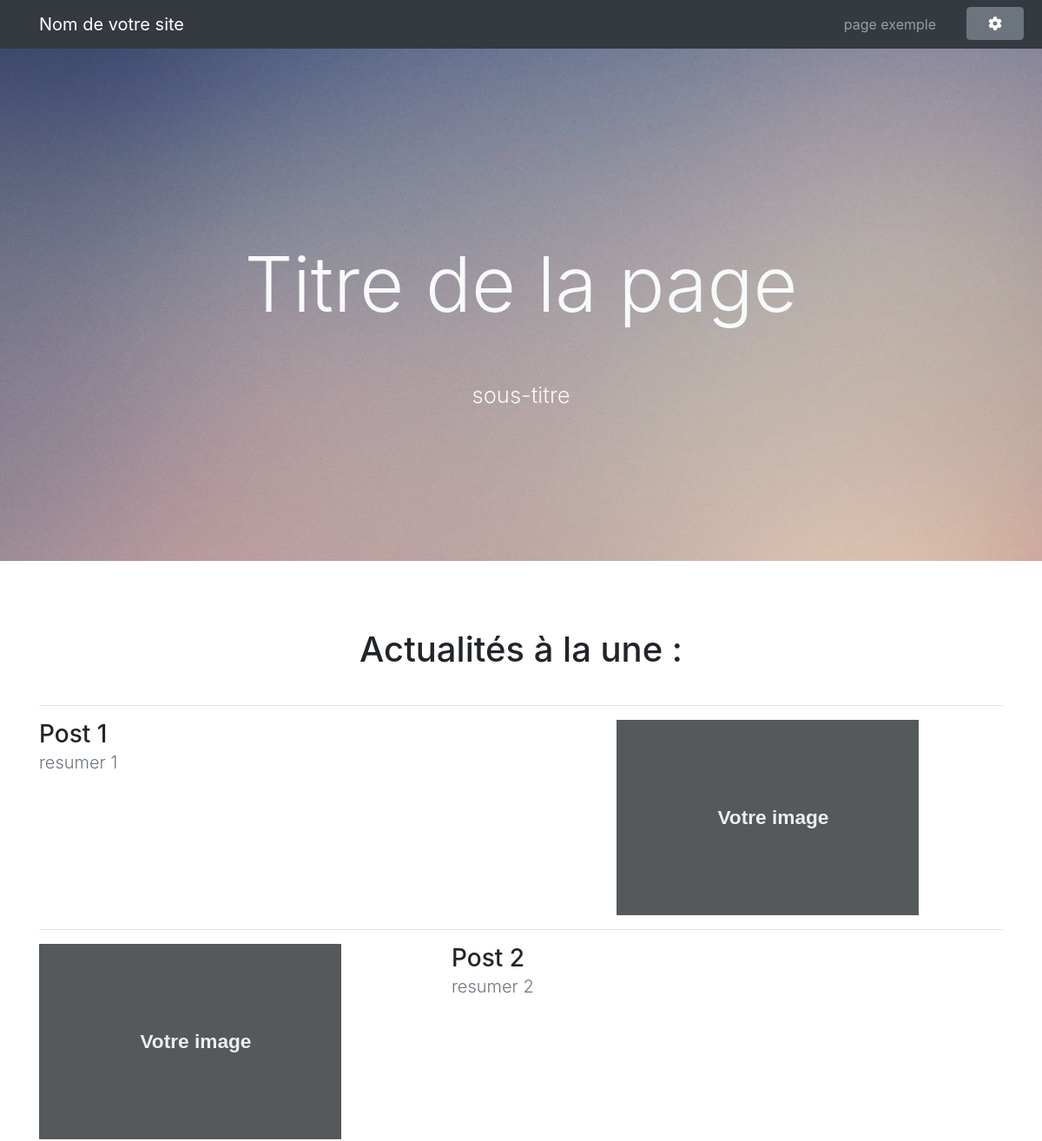
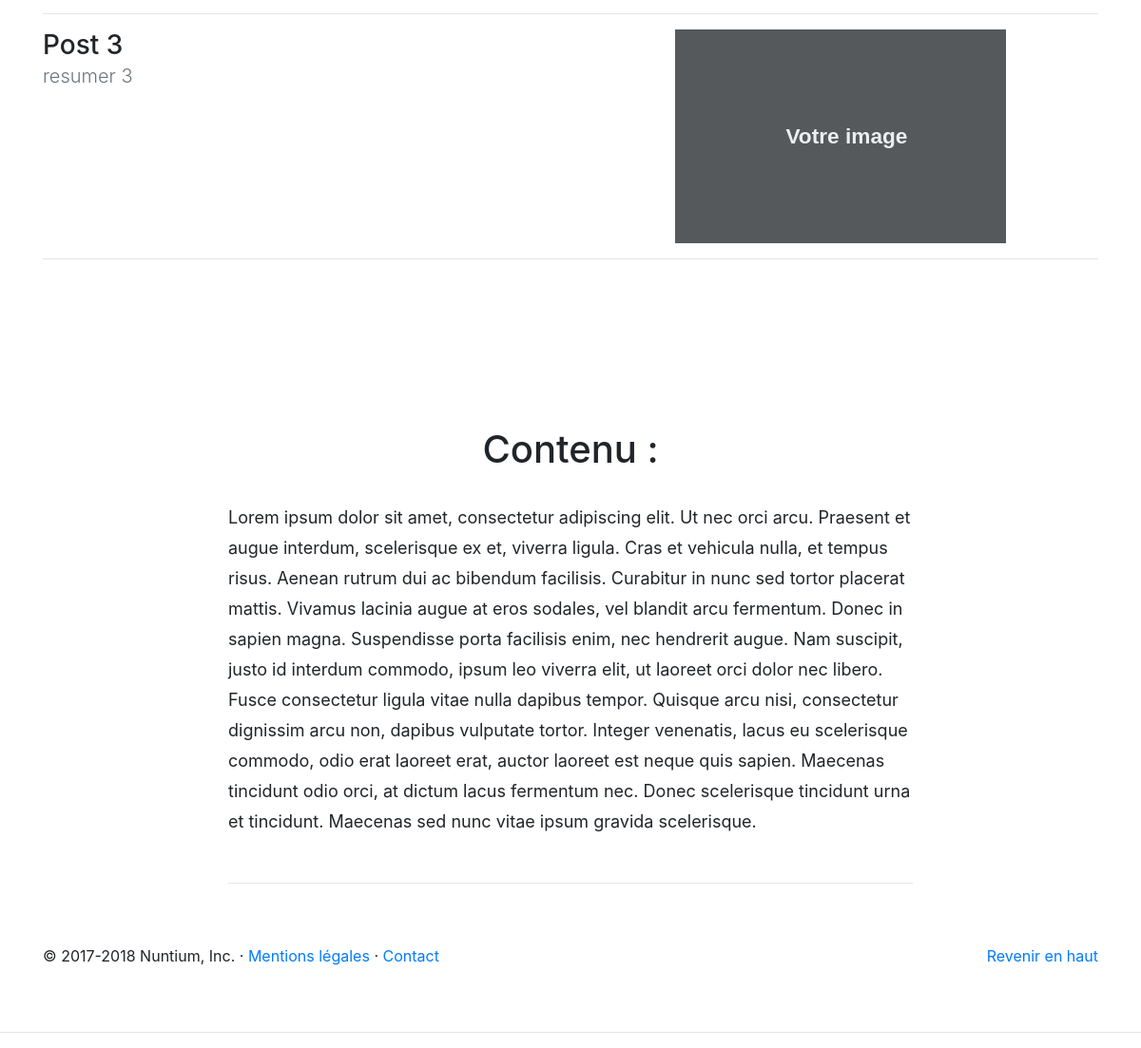
The page / on the database its author committed (2 pictures, top to bottom).
### tables this page shows
CREATE TABLE IF NOT EXISTS `navigation` (
  `id` int(11) NOT NULL AUTO_INCREMENT,
  `id_pages` varchar(255) DEFAULT NULL,
  `nom` varchar(100) NOT NULL,
  `renommer` varchar(255) NOT NULL,
  `lien` text NOT NULL,
  `ordre` int(11) DEFAULT NULL,
  `sous_menu` varchar(100) NOT NULL,
  `actif` varchar(255) NOT NULL,
  PRIMARY KEY (`id`)
);

CREATE TABLE IF NOT EXISTS `accueil` (
  `id` int(11) NOT NULL AUTO_INCREMENT,
  `lien` text NOT NULL,
  `titre` varchar(255) NOT NULL,
  `sous_titre` text NOT NULL,
  `contenu` text NOT NULL,
  `image` varchar(255) NOT NULL,
  `position` varchar(30) NOT NULL,
  PRIMARY KEY (`id`)
);

### config.php (called while the page is built, shortened)
<?php
	$a = "";
$chemin_css= $a."view/assets/css/";
?>

### controller/pages_active.php (called while the page is built, shortened)
<?php
$req=$db->query(" SELECT nom , lien , renommer , ordre FROM navigation WHERE actif='oui' ");
$re=$req->fetchAll();
?>

### model/connexion.class.php (called while the page is built, shortened)
<?php
class connexion {
	public function setDb(PDO $db){
		$this->_db= $db;
	}
}
?>

### model/pages.class.php (called while the page is built, shortened)
<?php
class pages extends connexion{
    public function pages_acceuil(){
        $req=$this->_db->query(" SELECT * FROM accueil WHERE id='1' AND lien='index.php' ");
        $res=$req->fetchAll();
        return $res;
    }
    public function pages_acceuil_block(){
        $req=$this->_db->query(" SELECT * FROM accueil WHERE id!='1' ORDER BY id ");
        $res=$req->fetchAll();
        return $res;
    }
}
?>

### view/modules/accueil.php (the view)
<?php
$pages_acceuil = new pages($db);
$a=$pages_acceuil->pages_acceuil();
?>
  <main role="main">
    <section class="text-center" style="padding: 10rem 4rem;background: url(images/<?= $a[0]['image'] ?>) no-repeat center center;">
      <div class="container">
        <h1 class="jumbotron-heading display-2 text-light">
          <?= $a[0]['titre'] ?>
        </h1>
        <p class="display-4 text-light" style="font-size: 1.6rem"><?= $a[0]['sous_titre'] ?></p>
      </div>
    </section>
  <main role="main" style="padding-bottom:4rem">
    <div class="container marketing">
      <h2 class="h1 text-center pt-5 pb-4">Actualités à la une :</h2>
      <hr class="featurette-divider">
      <?php
      foreach ($pages_acceuil->pages_acceuil_block() as $r) {
        if( $r['position'] == "droite"){
          $position1 = "order-md-2";
          $position2 = "order-md-1";
        }else{
          $position1="";$position2="";
        }
        ?>
          <div class="row featurette">
            <div class="col-md-7 <?= $position1 ?>">
                <span class="h3"><?= $r['titre'] ?></span>
                <p class="lead text-muted"><?= $r['sous_titre'] ?></p>
            </div>
            <div class="col-md-5 <?= $position2 ?>">
              <img class="featurette-image img-fluid mx-auto" src="images/<?= $r['image'] ?>" alt="Generic placeholder image">
            </div>
          </div>
          <hr class="featurette-divider">
        <?php
      }
      ?>
    </div>
    </main>
    <div class="mt-5 mb-5">
      <h2 class="h1 text-center pt-5 pb-4">Contenu :</h2>
      <div class="container-fluid" style="padding: 0 20%">
        <p style="line-height:32px;font-size:18px"><?= $a[0]['contenu'] ?></p>
	  </div>
  </main>
  <hr style="width:60%">

### index.php (shortened to what this page needs)
<?php
if(file_exists("install.php")){
    require"install.php";
}else{
include"config.php";
?>
<!DOCTYPE html>
<html>
    <head>
        <link rel="stylesheet" href="<?php echo $chemin_css ?>style.css" />
        <?php
        $scancss=scandir("assets/css/");
        foreach ($scancss as $css) {
            if($css!="." AND $css!=".."){
                echo '<link rel="stylesheet" href="'.$a.'assets/css/'.$css.'" />';
            }
        }
        ?>
    </head>
    <body>
        <?php
            include"view/index.php";
            ?>
    </body>
</html>
<?php
include"debug.php";
}
?>

### view/index.php (shortened to what this page needs)
<?php
require "controller/pages_active.php";
?>
  <nav class="navbar navbar-expand-lg navbar-dark bg-dark fixed-top">
    <div class="container">
    <a class="navbar-brand" href="http://<?= $_SERVER['HTTP_HOST'].dirname($_SERVER['SCRIPT_NAME'])?>"><?= $_SESSION['name'] ?></a>
      <div class="collapse navbar-collapse" id="navbarResponsive">
        <ul class="navbar-nav ml-auto">
          <?php
          foreach($re as $m){
            if( $m['ordre'] !== null ){
            ?>
            <li class="nav-item">
              <a class="nav-link" href="pages_<?= $m['lien'] ?>"><?= $m['renommer'] ?></a>
            </li>
            <?php
            }
          }
          ?>
          <li>
            <a href="admin">
              <button class="btn btn-secondary btn-block ml-4">
              <i class="fas fa-cog"></i>
              </button>
            </a>
          </li>
        </ul>
      </div>
    </div>
  </nav>
<?php
  require "controller/content_page.php"
?>
<footer class="container">
      <p class="float-right">
        <a href="#">Revenir en haut</a>
      </p>
      <p>&copy; 2017-2018 Nuntium, Inc. &middot;
        <a href="#">Mentions légales</a> &middot;
        <a href="#">Contact</a>
      </p>
    </footer>

### controller/content_page.php
<?php
if(isset($_GET['url'])){
    $url=explode("_",$_GET['url']);
    if( $url[0] == "pages" AND isset($url[1]) ){
        if( in_array($url[1],$pages_autorise) ){
            require $chemin_admin_modules."pages_vierge.php";
        }elseif( in_array($url[1],$pages_non_autorise) ){
            $var = "est désactivé";
            require $chemin_admin_modules."page_erreur.php";
        }else{
            $var="n'existe pas";
            require $chemin_admin_modules."page_erreur.php";
        }
    }else{
        $var="n'existe pas";
        require $chemin_admin_modules."page_erreur.php";
    }
}else{
    require $chemin_admin_modules."accueil.php";
}
?>

### debug.php (shortened to what this page needs)
<hr>

### view/assets/css/style.css (style rules this page uses)
body { background-color:rgb(241, 241, 241)!important }
h1, h2, h3, h4, h5, h6 { font-family:"Open sans", Helvetica, Arial; }
h1, .h1, h2, .h2, h3, .h3 { margin-top:30px; }
.text-muted { color:#888; }
img { max-width:100%; }
:root { --jumbotron-padding-y: 3rem; }
.jumbotron-heading { font-weight: 300; }
footer { padding-top: 3rem; padding-bottom: 3rem; }
footer p { margin-bottom: .25rem; }
body { padding-top: 54px; }
@media (min-width: 992px) { body { padding-top: 56px; } }

### assets/css/commun.css (style rules this page uses)
.nav-link { margin: 0 3px }

### rows shown on the page
navigation: renommer "page exemple"
accueil: image (picture), titre "Titre de la page", sous_titre "sous-titre", contenu "Lorem ipsum dolor sit amet, consectetur adipiscing elit. Ut nec orci arcu. Praesent et augue interdum, scelerisque ex et, viverra ligula. Cras et vehicula nulla, et tempus risus. Aenean rutrum dui ac bibendum facilisis. Curabitur in nunc sed tortor placerat mattis. Vivamus lacinia augue at eros sodales, vel blandit arcu fermentum. Donec in sapien magna. Suspendisse porta facilisis enim, nec hendrerit augue. Nam suscipit, justo id interdum commodo, ipsum leo viverra elit, ut laoreet orci dolor nec libero. Fusce consectetur ligula vitae nulla dapibus tempor. Quisque arcu nisi, consectetur dignissim arcu non, dapibus vulputate tortor. Integer venenatis, lacus eu scelerisque commodo, odio erat…"
accueil: titre "Post 1", sous_titre "resumer 1", image (picture)
accueil: titre "Post 2", sous_titre "resumer 2", image (picture)
accueil: titre "Post 3", sous_titre "resumer 3", image (picture)

### other values the page prints
$_SESSION['name'] "Nom de votre site"
